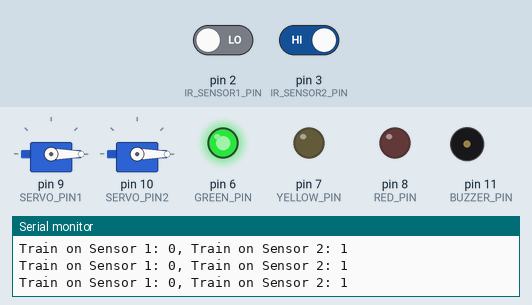
The sketch below on a simulated Arduino Uno, built with avr-gcc and run on an emulated ATmega328P. On the bench: 2 × servo, output pins drawn as LEDs (lit = HIGH), buzzer (waves = sounding, pin HIGH), the last lines printed to the serial monitor. Dashed ring = blinking. The test bench sets the inputs (shaded band); at power-on: pin 2 (IR_SENSOR1_PIN) LOW, pin 3 (IR_SENSOR2_PIN) HIGH.

Above: at 1.2 s.
1.3 s: pin 2 (IR_SENSOR1_PIN) driven HIGH and pin 3 (IR_SENSOR2_PIN) driven LOW
At 1.8 s:
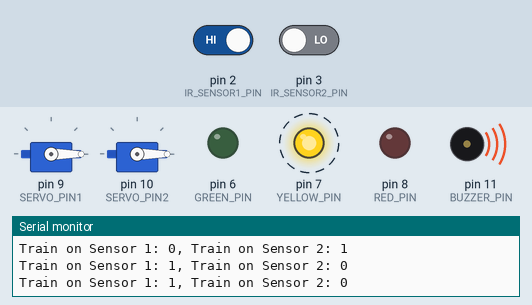
At 3.92 s:
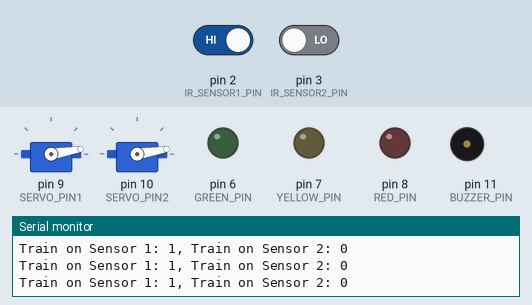
4.3 s: pin 2 (IR_SENSOR1_PIN) driven LOW and pin 3 (IR_SENSOR2_PIN) driven HIGH
At 5.59 s:
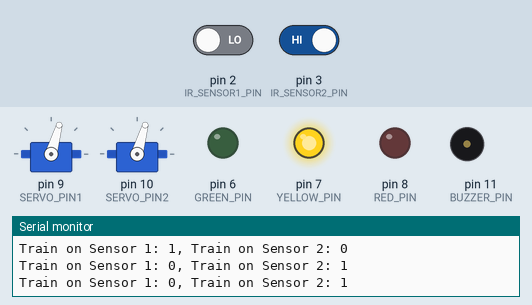
Timing chart, 0 to 8.2 s (numbered marks = the images above; inputs shaded):
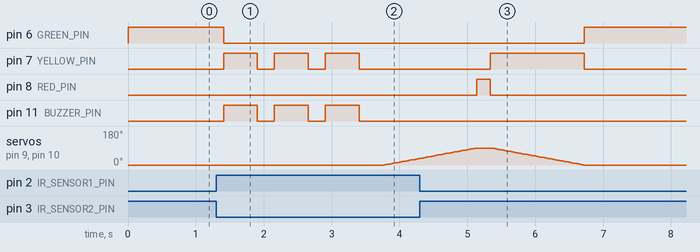

Measured:
- after the input at 1.3 s, pin 6 (GREEN_PIN): HIGH → LOW after 0.11 s; pin 7 (YELLOW_PIN), pin 11 (BUZZER_PIN): alternates HIGH for 0.50 s and LOW for 0.25 s, starting after 0.11 s; servo on pin 9 (SERVO_PIN1), servo on pin 10 (SERVO_PIN2): moves from 0° to 35° over 0.52 s, starting after 2.5 s
- after the input at 4.3 s, pin 6 (GREEN_PIN): LOW → HIGH after 2.4 s; pin 7 (YELLOW_PIN): LOW → HIGH after 1.0 s, → LOW 1.4 s later

The sketch:

Railway_Gate_Code.ino
```cpp
#include <Servo.h>

#define IR_SENSOR1_PIN 2 // IR Sensor 1
#define IR_SENSOR2_PIN 3 // IR Sensor 2

#define GREEN_PIN 6 // Green Traffic Light LED
#define YELLOW_PIN 7 // Yellow Traffic Light LED
#define RED_PIN 8 // Red Traffic Light LED

#define BUZZER_PIN 11 // Buzzer

#define SERVO_PIN1 9 // Servo 1
#define SERVO_PIN2 10 // Servo 2

Servo servo1;
Servo servo2;

enum State {
  INITIAL,
  TRAIN_APPROACHING,
  GATES_CLOSING,
  GATES_CLOSED,
  GATES_OPENING
};

State currentState = INITIAL;

void moveServosSimultaneously(int start1, int end1, int start2, int end2, int delayTime);

void setup() {
  pinMode(IR_SENSOR1_PIN, INPUT);
  pinMode(IR_SENSOR2_PIN, INPUT);

  pinMode(GREEN_PIN, OUTPUT);
  pinMode(YELLOW_PIN, OUTPUT);
  pinMode(RED_PIN, OUTPUT);

  pinMode(BUZZER_PIN, OUTPUT);

  servo1.attach(SERVO_PIN1);
  servo2.attach(SERVO_PIN2);

  // Set initial state
  servo1.write(0); // Gate open
  servo2.write(0); // Gate open

  digitalWrite(GREEN_PIN, HIGH); // Green light on
  digitalWrite(BUZZER_PIN, LOW); // Buzzer off

  Serial.begin(9600);
}

void moveServosSimultaneously(int start1, int end1, int start2, int end2, int delayTime) {
  int steps = max(abs(end1 - start1), abs(end2 - start2));
  for (int i = 0; i <= steps; i++) {
    int pos1 = start1 + (end1 - start1) * i / steps;
    int pos2 = start2 + (end2 - start2) * i / steps;
    servo1.write(pos1);
    servo2.write(pos2);
    delay(delayTime);
  }
}

void loop() {
  bool trainOnSensor1 = digitalRead(IR_SENSOR1_PIN);
  bool trainOnSensor2 = digitalRead(IR_SENSOR2_PIN);

  // Debugging output
  Serial.print("Train on Sensor 1: ");
  Serial.print(trainOnSensor1);
  Serial.print(", Train on Sensor 2: ");
  Serial.println(trainOnSensor2);

  switch (currentState) {
    case INITIAL:
      if (trainOnSensor1 && !trainOnSensor2) {
        currentState = TRAIN_APPROACHING;
      }
      break;

    case TRAIN_APPROACHING:
      digitalWrite(GREEN_PIN, LOW); // Turn off green light

      for (int i = 0; i < 3; i++) {
        digitalWrite(YELLOW_PIN, HIGH); // Blink yellow light
        digitalWrite(BUZZER_PIN, HIGH); // Turn on buzzer
        delay(500);
        digitalWrite(YELLOW_PIN, LOW);
        digitalWrite(BUZZER_PIN, LOW); // Turn off buzzer
        delay(250);
      }

      currentState = GATES_CLOSING;
      break;

    case GATES_CLOSING:
      moveServosSimultaneously(0, 90, 0, 90, 15); // Close both gates simultaneously

      digitalWrite(RED_PIN, HIGH); // Turn on red light

      currentState = GATES_CLOSED;
      break;

    case GATES_CLOSED:
      // Stay in GATES_CLOSED state until Sensor 2 detects the train
      if (!trainOnSensor1 && trainOnSensor2) {
        currentState = GATES_OPENING;
      }
      break;

    case GATES_OPENING:
      digitalWrite(RED_PIN, LOW); // Turn off red light
      digitalWrite(BUZZER_PIN, LOW); // Buzzer off
      digitalWrite(YELLOW_PIN, HIGH);

      moveServosSimultaneously(90, 0, 90, 0, 15); // Open both gates simultaneously

      digitalWrite(YELLOW_PIN, LOW); // Turn off yellow light
      digitalWrite(GREEN_PIN, HIGH); // Green light on

      currentState = INITIAL;
      break;
  }

  delay(100);
}
```
